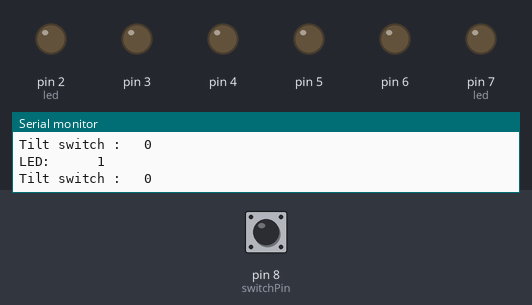
This sketch was run on a simulated Arduino Uno, built with avr-gcc and run on an emulated ATmega328P. Shown: output pins drawn as LEDs (lit = HIGH), the last lines printed to the serial monitor. Inputs (shaded band) come from the test bench; at power-on: pin 8 (switchPin) LOW.

Above: at 1.2 s.
1.3 s: pin 8 (switchPin) pulled HIGH for 1 s
At 2.33 s:
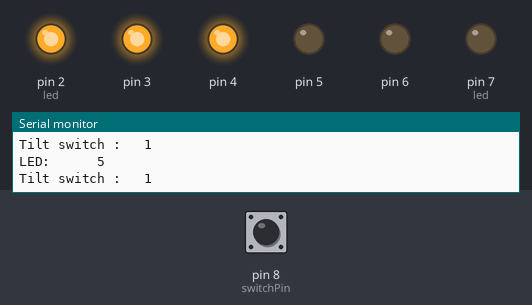
At 2.86 s:
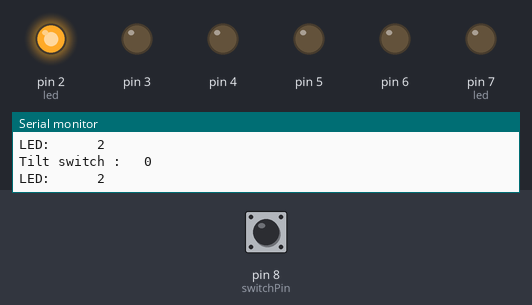
4.3 s: pin 8 (switchPin) pulled HIGH for 3.2 s
At 6.9 s:
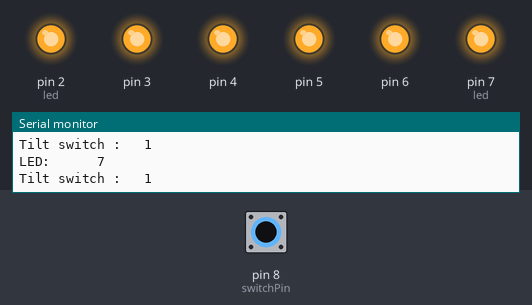
Timing chart, 0 to 10.2 s (numbered marks = the images above; inputs shaded):
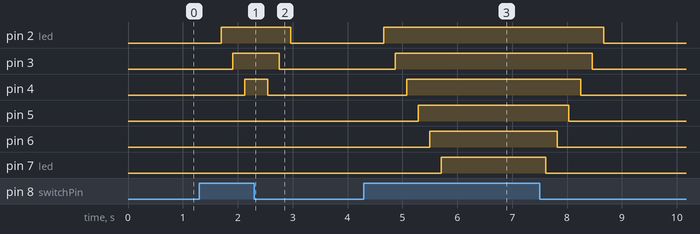

The sketch:

Digital_hourglass.ino
```cpp
const int switchPin = 8;
unsigned long previousTime = 0;
int switchState = 0;
int led = 2;
long interval = 200;

void setup() {
  // Open up a serial port.
  Serial.begin(19200);
  // Declare switchpin as an input.
  pinMode(switchPin, INPUT);
}

void loop() {
  // Make pin 2-7 output pins.
  for(int i = 2;i<8;i++){
    pinMode(i, OUTPUT);
  // Make variable currentTime and make it use the millis-function.
  unsigned long currentTime = millis();
  if(digitalRead(switchPin) == 1){
  // Print out the status of the Tilt switch in the monitor, for troubleshooting.
  Serial.print("Tilt switch : \t");
  Serial.println(digitalRead(switchPin));
  Serial.print("LED: \t \t");
  Serial.println(led);
  if(currentTime - previousTime > interval){
    previousTime = currentTime;
    digitalWrite(led, HIGH);
    led++;
    if(led > 7){
      led = 7;
    }
    if(led < 2) {
      led = 1;
    }
  }
  }
  else {
      // Print out the status of the Tilt switch and value of LED, for troubleshooting
  Serial.print("Tilt switch : \t");
  Serial.println(digitalRead(switchPin));
  Serial.print("LED: \t \t");
  Serial.println(led);
  if(currentTime - previousTime > interval){
    previousTime = currentTime;
    digitalWrite(led, LOW);
    led--;
    if(led > 7){
      led = 8;
    }
    if(led < 2) {
      led = 1;
  }

  }
}
}
}
```

Measured:
- after the input at 1.3 s, pin 2 (led): LOW → HIGH after 0.40 s, → LOW 1.3 s later; pin 3: LOW → HIGH after 0.61 s, → LOW 0.84 s later; pin 4: LOW → HIGH after 0.82 s, → LOW 0.42 s later
- after the input at 4.3 s, pin 2 (led): LOW → HIGH after 0.36 s, → LOW 4.0 s later; pin 3: LOW → HIGH after 0.57 s, → LOW 3.6 s later; pin 4: LOW → HIGH after 0.78 s, → LOW 3.2 s later; pin 5: LOW → HIGH after 0.99 s, → LOW 2.7 s later; pin 6: LOW → HIGH after 1.2 s, → LOW 2.3 s later
